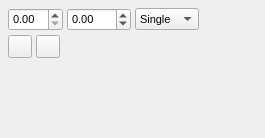
<?xml version="1.0" encoding="UTF-8"?>
<ui version="4.0">
 <class>ColorPickerHatch</class>
 <widget class="QWidget" name="ColorPickerHatch">
  <property name="geometry">
   <rect>
    <x>0</x>
    <y>0</y>
    <width>265</width>
    <height>138</height>
   </rect>
  </property>
  <property name="windowTitle">
   <string>Form</string>
  </property>
  <layout class="QVBoxLayout" name="verticalLayout">
   <property name="spacing">
    <number>4</number>
   </property>
   <property name="leftMargin">
    <number>8</number>
   </property>
   <property name="topMargin">
    <number>8</number>
   </property>
   <property name="rightMargin">
    <number>8</number>
   </property>
   <property name="bottomMargin">
    <number>8</number>
   </property>
   <item>
    <layout class="QHBoxLayout" name="horizontalLayout">
     <property name="spacing">
      <number>4</number>
     </property>
     <item>
      <widget class="FormWidget" name="hatchDistLabel">
       <property name="sizePolicy">
        <sizepolicy hsizetype="Preferred" vsizetype="Maximum">
         <horstretch>0</horstretch>
         <verstretch>0</verstretch>
        </sizepolicy>
       </property>
       <property name="label" stdset="0">
        <string>Distance</string>
       </property>
       <property name="font">
        <font>
         <pointsize>8</pointsize>
        </font>
       </property>
       <layout class="QHBoxLayout" name="horizontalLayout_4">
        <property name="leftMargin">
         <number>0</number>
        </property>
        <property name="topMargin">
         <number>0</number>
        </property>
        <property name="rightMargin">
         <number>0</number>
        </property>
        <property name="bottomMargin">
         <number>0</number>
        </property>
        <item>
         <widget class="ScrSpinBox" name="hatchDist"/>
        </item>
       </layout>
      </widget>
     </item>
     <item>
      <widget class="FormWidget" name="hatchAngleLabel">
       <property name="sizePolicy">
        <sizepolicy hsizetype="Preferred" vsizetype="Maximum">
         <horstretch>0</horstretch>
         <verstretch>0</verstretch>
        </sizepolicy>
       </property>
       <property name="label" stdset="0">
        <string>Angle</string>
       </property>
       <property name="font">
        <font>
         <pointsize>8</pointsize>
        </font>
       </property>
       <layout class="QHBoxLayout" name="horizontalLayout_3">
        <property name="leftMargin">
         <number>0</number>
        </property>
        <property name="topMargin">
         <number>0</number>
        </property>
        <property name="rightMargin">
         <number>0</number>
        </property>
        <property name="bottomMargin">
         <number>0</number>
        </property>
        <item>
         <widget class="ScrSpinBox" name="hatchAngle">
          <property name="minimum">
           <double>-360.000000000000000</double>
          </property>
          <property name="maximum">
           <double>360.000000000000000</double>
          </property>
         </widget>
        </item>
       </layout>
      </widget>
     </item>
     <item>
      <widget class="FormWidget" name="hatchTypeLabel">
       <property name="sizePolicy">
        <sizepolicy hsizetype="Preferred" vsizetype="Maximum">
         <horstretch>0</horstretch>
         <verstretch>0</verstretch>
        </sizepolicy>
       </property>
       <property name="label" stdset="0">
        <string>Type</string>
       </property>
       <property name="font">
        <font>
         <pointsize>8</pointsize>
        </font>
       </property>
       <layout class="QHBoxLayout" name="horizontalLayout_2">
        <property name="leftMargin">
         <number>0</number>
        </property>
        <property name="topMargin">
         <number>0</number>
        </property>
        <property name="rightMargin">
         <number>0</number>
        </property>
        <property name="bottomMargin">
         <number>0</number>
        </property>
        <item>
         <widget class="QComboBox" name="hatchType">
          <item>
           <property name="text">
            <string>Single</string>
           </property>
          </item>
          <item>
           <property name="text">
            <string>Double</string>
           </property>
          </item>
          <item>
           <property name="text">
            <string>Triple</string>
           </property>
          </item>
         </widget>
        </item>
       </layout>
      </widget>
     </item>
     <item>
      <spacer name="horizontalSpacer_2">
       <property name="orientation">
        <enum>Qt::Horizontal</enum>
       </property>
       <property name="sizeHint" stdset="0">
        <size>
         <width>0</width>
         <height>0</height>
        </size>
       </property>
      </spacer>
     </item>
    </layout>
   </item>
   <item>
    <layout class="QHBoxLayout" name="horizontalLayout_5">
     <item>
      <widget class="FormWidget" name="hatchLineColorLabel">
       <property name="sizePolicy">
        <sizepolicy hsizetype="Preferred" vsizetype="Maximum">
         <horstretch>0</horstretch>
         <verstretch>0</verstretch>
        </sizepolicy>
       </property>
       <property name="label" stdset="0">
        <string>Line</string>
       </property>
       <property name="font">
        <font>
         <pointsize>8</pointsize>
        </font>
       </property>
       <layout class="QHBoxLayout" name="horizontalLayout_7">
        <property name="leftMargin">
         <number>0</number>
        </property>
        <property name="topMargin">
         <number>0</number>
        </property>
        <property name="rightMargin">
         <number>0</number>
        </property>
        <property name="bottomMargin">
         <number>0</number>
        </property>
        <item>
         <widget class="ColorButton" name="buttonLineColor">
          <property name="text">
           <string/>
          </property>
         </widget>
        </item>
       </layout>
      </widget>
     </item>
     <item>
      <widget class="FormWidget" name="hatchBackgroundLabel">
       <property name="sizePolicy">
        <sizepolicy hsizetype="Preferred" vsizetype="Maximum">
         <horstretch>0</horstretch>
         <verstretch>0</verstretch>
        </sizepolicy>
       </property>
       <property name="label" stdset="0">
        <string>Background</string>
       </property>
       <property name="font">
        <font>
         <pointsize>8</pointsize>
        </font>
       </property>
       <layout class="QHBoxLayout" name="horizontalLayout_6">
        <property name="leftMargin">
         <number>0</number>
        </property>
        <property name="topMargin">
         <number>0</number>
        </property>
        <property name="rightMargin">
         <number>0</number>
        </property>
        <property name="bottomMargin">
         <number>0</number>
        </property>
        <item>
         <widget class="ColorButton" name="buttonBackgroundColor">
          <property name="text">
           <string/>
          </property>
         </widget>
        </item>
       </layout>
      </widget>
     </item>
     <item>
      <spacer name="horizontalSpacer">
       <property name="orientation">
        <enum>Qt::Horizontal</enum>
       </property>
       <property name="sizeHint" stdset="0">
        <size>
         <width>0</width>
         <height>0</height>
        </size>
       </property>
      </spacer>
     </item>
    </layout>
   </item>
   <item>
    <spacer name="verticalSpacer">
     <property name="orientation">
      <enum>Qt::Vertical</enum>
     </property>
     <property name="sizeHint" stdset="0">
      <size>
       <width>0</width>
       <height>0</height>
      </size>
     </property>
    </spacer>
   </item>
  </layout>
 </widget>
 <customwidgets>
  <customwidget>
   <class>FormWidget</class>
   <extends>QWidget</extends>
   <header>ui/widgets/form_widget.h</header>
   <container>1</container>
  </customwidget>
  <customwidget>
   <class>ScrSpinBox</class>
   <extends>QDoubleSpinBox</extends>
   <header location="global">ui/scrspinbox.h</header>
  </customwidget>
  <customwidget>
   <class>ColorButton</class>
   <extends>QToolButton</extends>
   <header>ui/widgets/color_button.h</header>
  </customwidget>
 </customwidgets>
 <resources/>
 <connections/>
</ui>
